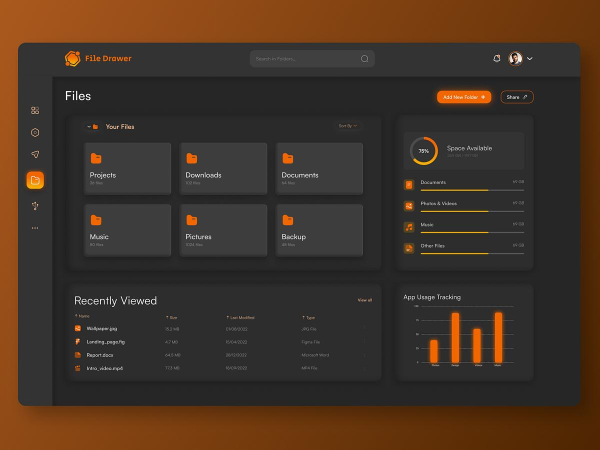
#> input picture design-references/Dashboard.jpg, 1200 x 900 px (shown at 1/2 size); its folder holds only this picture in this run
$ python analyze_design.py
#> lines starting #> are read from the running program, lines starting #| are printed output that depends on the picture
"""Analyze the design-reference screenshots programmatically.

For each image: dimensions, dominant palette, and a coarse ASCII layout map
(brightness blocks) so the structure of the UI can be inferred without
seeing the picture.
"""
import os
import sys

sys.stdout.reconfigure(encoding="utf-8")
from collections import Counter

from PIL import Image

ROOT = os.path.dirname(os.path.dirname(os.path.abspath(__file__)))
DIR = os.path.join(ROOT, "design-references")
CHARS = " .:-=+*#%@"


def analyze(path: str) -> None:
#> called with path = 'design-references/Dashboard.jpg'
    img = Image.open(path).convert("RGB")
#> img is the input picture: PIL image 1200x900 RGB; mean R, G, B 67.1, 50.9, 38.2
    w, h = img.size
#> w = 1200; h = 900
    print(f"\n===== {os.path.basename(path)}  {w}x{h} =====")
#| ===== Dashboard.jpg  1200x900 =====

    # dominant colors (quantized)
    small = img.resize((max(1, w // 4), max(1, h // 4)))
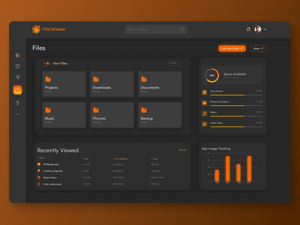
#> small: PIL image 300x225 RGB; mean R, G, B 67.1, 50.9, 38.2
    counts = Counter()
    for px in small.get_flattened_data() if hasattr(small, "get_flattened_data") \
            else list(small.getdata()):
        counts[(px[0] // 24 * 24, px[1] // 24 * 24, px[2] // 24 * 24)] += 1
#> this loop made 67500 passes
#> px on passes 1 to 3: (169, 89, 28), (169, 89, 28), (169, 89, 28)
#> after the loop, counts = 106 items
    total = sum(counts.values())
#> total = 67500
    print("palette:")
    for color, n in counts.most_common(7):
        pct = 100 * n / total
        print(f"  #{color[0]:02X}{color[1]:02X}{color[2]:02X}  {pct:5.1f}%")
#> this loop made 7 passes
#> (color, n, pct) on passes 1 to 7: ((24, 24, 24), 32329, 47.89), ((48, 48, 48), 14831, 21.97), ((96, 48, 0), 4063, 6.02), ((72, 24, 0), 3424, 5.07), ((144, 72, 24), 3197, 4.74), ((120, 48, 0), 3184, 4.72), ((144, 72, 0), 867, 1.28)
#|   #181818   47.9%
#|   #303030   22.0%
#|   #603000    6.0%
#|   #481800    5.1%
#|   #904818    4.7%
#|   #783000    4.7%
#|   #904800    1.3%

    # layout map 100x34
    g = img.convert("L").resize((100, 34))
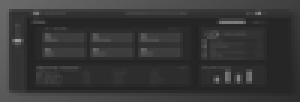
#> g: PIL image 100x34 L (shown 3 times larger); min 34, max 156, mean 54.3
    print("layout map:")
    for y in range(34):
        row = ""
        for x in range(100):
            v = g.getpixel((x, y))
            row += CHARS[min(9, int(v / 25.6))]
        print(row)


if __name__ == "__main__":
    names = sys.argv[1:] or sorted(os.listdir(DIR))
    for name in names:
        analyze(os.path.join(DIR, name))

$ run again, on design-references/Media Library.jpg
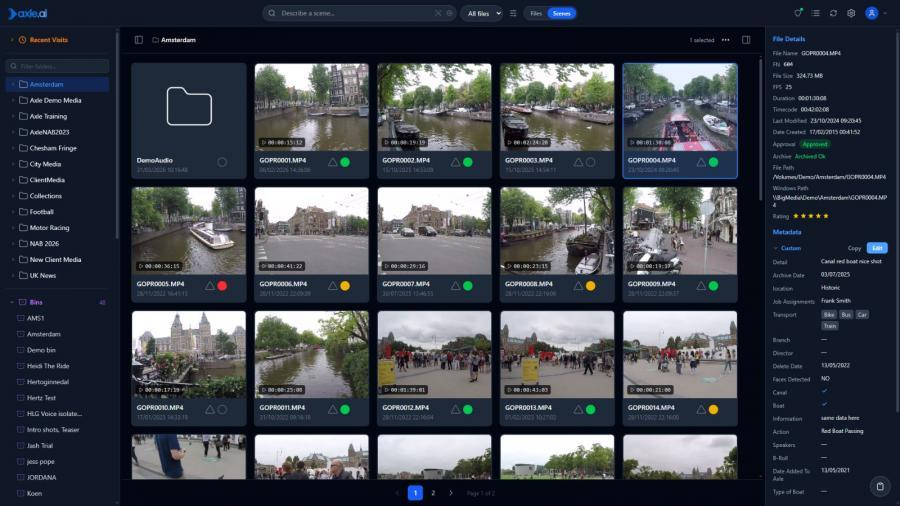
#> input picture design-references/Media Library.jpg, 900 x 506 px
#> in analyze, img is the input picture: PIL image 900x506 RGB; mean R, G, B 61.5, 66.3, 75
#| ===== Media Library.jpg  900x506 =====
#> in analyze, `small = img.resize((max(1, w // 4), max(1, h // 4)))`:
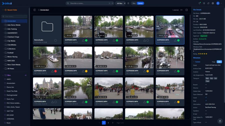
#> small: PIL image 225x126 RGB; mean R, G, B 61.6, 66.3, 74.9
#> the loop in analyze, `for px in small.get_flattened_data() if hasattr(small, "get_flattened_..` made 28350 passes
#> px on passes 1 to 3: (14, 23, 38), (19, 22, 32), (12, 24, 43)
#> after the loop in analyze, `for px in small.get_flattened_data() if hasattr(small, "get_flattened_..`: counts = 205 items
#> total = 28350
#> the loop in analyze, `for color, n in counts.most_common(7):` made 7 passes
#> (color, n, pct) on passes 1 to 7: ((0, 0, 24), 6367, 22.46), ((0, 0, 0), 3931, 13.87), ((24, 24, 48), 3130, 11.04), ((0, 24, 24), 1433, 5.05), ((120, 120, 120), 1083, 3.82), ((48, 48, 48), 893, 3.15), ((72, 72, 72), 835, 2.95)
#> (printed output is left out)
#> in analyze, `g = img.convert("L").resize((100, 34))`:
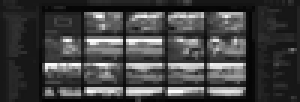
#> g: PIL image 100x34 L (shown 3 times larger); min 2, max 255, mean 65.8
